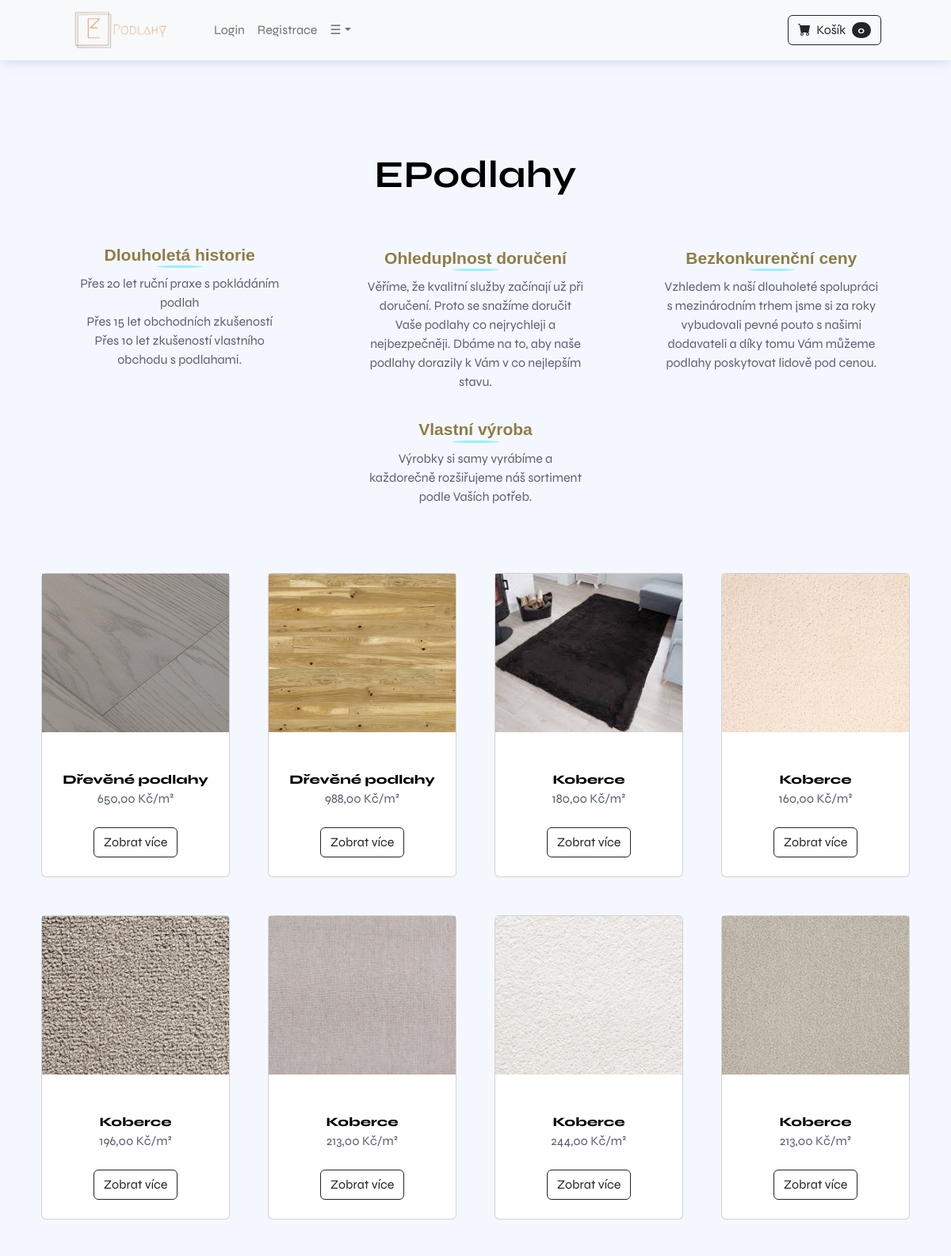
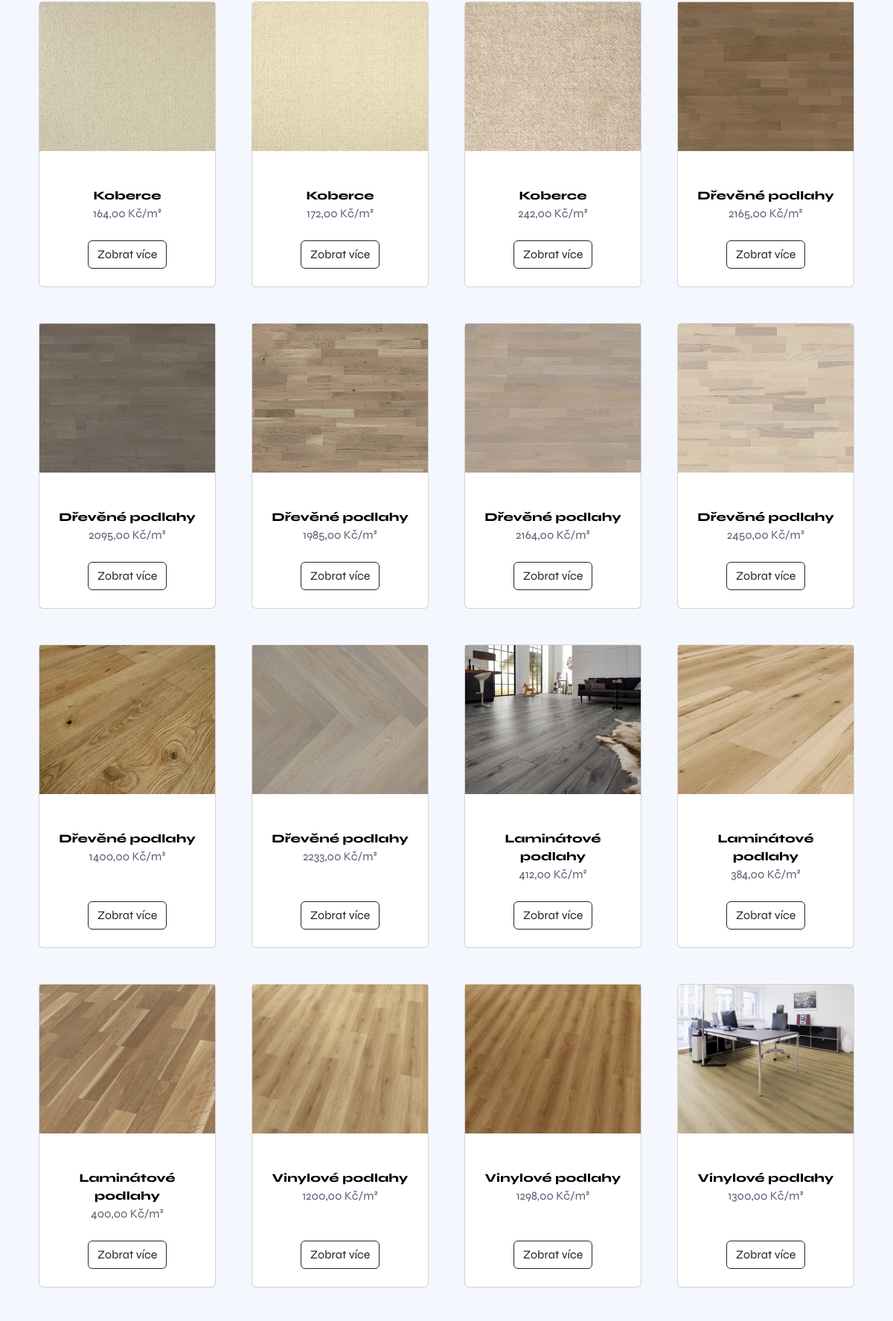
Page /cs/ (upper part) on the earlier database version (2 pictures, top to bottom).
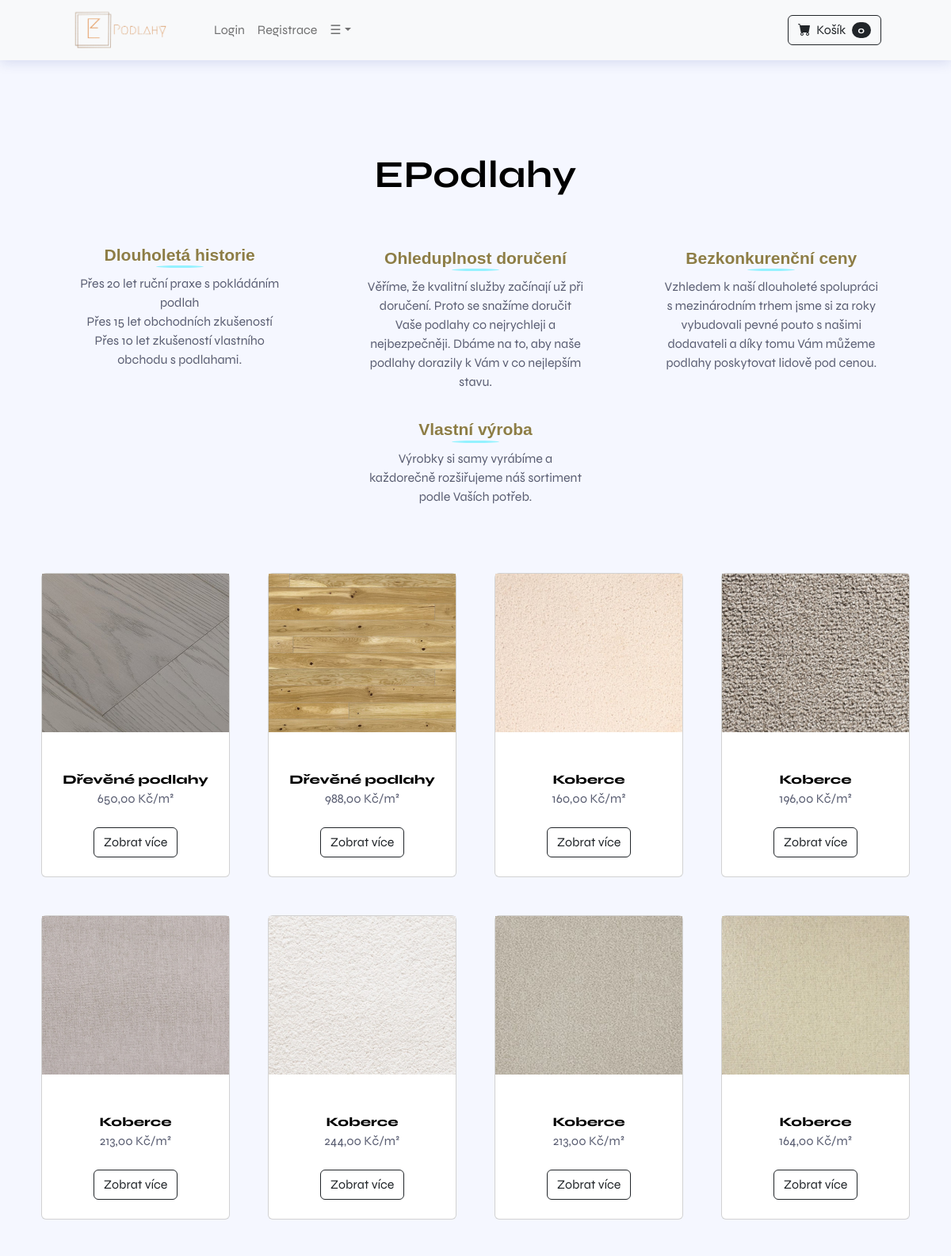
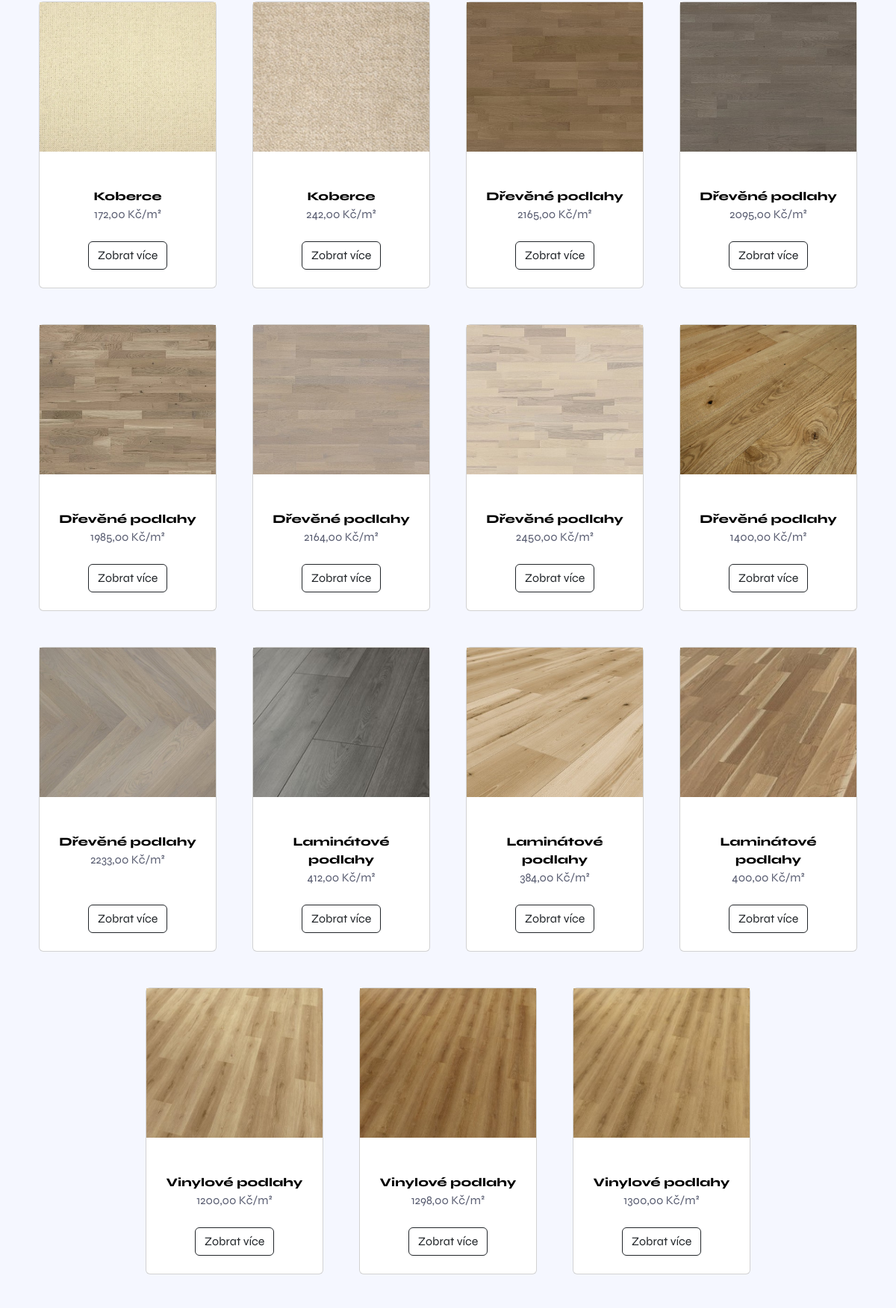
Same page on the later database version (2 pictures, top to bottom).
### Eshop/models.py (models this page shows, shortened)
class Produkt(models.Model):
    BARVA_CHOICES = [
        ('', ''),
        ('černá', 'Černá'),
        ('světlá', 'Světlá'),
        ('hnědá', 'Hnědá'),
        ('šedá', 'Šedá'),
        ('světle šedá', 'Světle šedá'),
        ('tmavě šedá', 'Tmavě šedá'),
        ('béžová', 'Béžová'),
        ('světle béžová', 'Světle béžová'),
        ('akátová', 'Akátová'),
    ]
    MATERIAL_CHOICES = [
        (' ', ' '),
        ('dub', 'Dub'),
        ('buk', 'Buk'),
        ('smrk', 'Smrk'),
        ('javor', 'Javor'),
        ('bříza', 'Bříza'),
        ('jedle', 'Jedle'),
        ('borovice', 'Borovice'),
        ('akát', 'Akát'),
        ('mahagon', 'Mahagon'),
        ('bambus', 'Bambus'),
        ('jasan', 'Jasan'),
    ]
    brand = models.ManyToManyField(Brand, verbose_name='Název produktu', help_text='Brand = název produktu')
    kategorie = models.ForeignKey(Kategorie, on_delete=models.CASCADE, default=1, verbose_name='Kategorie produktu',
                                  help_text='Vyberte kategorii produktu')
    barva = models.CharField(max_length=50, verbose_name='Barva', choices=BARVA_CHOICES, blank='True')
    material = models.CharField(max_length=50, verbose_name='Materiál', choices=MATERIAL_CHOICES,
                                blank='True')
    cena = models.DecimalField(verbose_name='Cena produktu',
                               help_text='Zadejte cenu produktu v Kč/m² - Pouze u podlah| Ostatně Kč/ks',
                               decimal_places=2, max_digits=10)
    popis = models.CharField(max_length=500, default='', blank=True, null=True, verbose_name='Popis produktu',
                             help_text='Zadejte popis produktu - max 500 znaků')
    fotka = models.ImageField(upload_to='fotky/produkty/', verbose_name='Fotka produktu',
                              help_text='Vyberte fotku produktu')
    closeup_fotka = models.ImageField(upload_to='fotky/closeup/', verbose_name='Fotka produktu v bytě',
                                      help_text='Vyberte fotku z dálky', blank=True)
    je_akce = models.BooleanField(default=False, verbose_name='Je produkt v akci',
                                  help_text='Zaškrtněte pokud je produkt v akci')
    akce_cena = models.DecimalField(default=0, decimal_places=2, max_digits=10, verbose_name='Akční cena',
                                    help_text='Zadejte akční cenu produktu v kč/m³')
    class Meta:
        verbose_name = 'Produkt'
        verbose_name_plural = 'Produkty'

class Kategorie(models.Model):
    nazev = models.CharField(max_length=50, verbose_name='Název kategorie', help_text='Vytvořte novou kategorii',
                             unique=True)
    nazev_jednotneCislo = models.CharField(max_length=50, verbose_name='Název kategorie v jednotném čísle', null=True)
    popis = models.TextField(max_length=500, default='', blank=True, null=True, verbose_name='Popis kategorie')
    class Meta:
        verbose_name = 'Kategorie'
        verbose_name_plural = 'Kategorie'
    def __str__(self):
        return self.nazev

### Eshop/views.py (the view)
# urls.py: path('cs/', views.home, name='hlavni_stranka'),
def home(request):
    produkty = Produkt.objects.all()
    return render(request, 'hlavni/home.html', {'produkty': produkty})

### Eshop/templates/hlavni/home.html (shortened to what this page needs)
{% extends 'hlavni/base.html' %}
{% block content %}
    {% include 'doplnky/header.html' %}
            <div class="container mt-3">
                <div class="row gx-4 gx-lg-5 row-cols-2 row-cols-md-3 row-cols-xl-4 justify-content-center">
                    {% for produkt in produkty %}
                        {% if produkt.je_akce == True %}
                            <div class="col mb-5">
                        <div class="card h-100">
                            <div class="badge bg-dark text-white position-absolute" style="top: 0.5rem; right: 0.5rem">
                                Prodej
                            </div>
                            <img class="card-img-top" src="{{ produkt.fotka.url }}" alt="..." />
                            <div class="card-body p-4">
                                <div class="text-center">
                                    <h5 class="fw-bolder">{{ produkt.nazev }}</h5>
                                    <div class="d-flex justify-content-center small text-warning mb-2">
                                        <div class="bi-star-fill"></div>
                                        &nbsp;&nbsp;Sklad&nbsp;&nbsp;
                                        <div class="bi-star-fill"></div>
                                    </div>
                                    <strike>${{ produkt.cena }}</strike>
                                    ${{ produkt.akce_cena }}
                                    <br/>
                                    {{ produkt.popis }}
                                </div>
                            </div>
                            <div class="card-footer p-4 pt-0 border-top-0 bg-transparent">
                                <div class="text-center"><a class="btn btn-outline-dark mt-auto" href="{% url 'detail_podlahy' produkt.id%}">Zobrat více</a></div>
                            </div>
                        </div>
                    </div>
                        {% else %}
                    <div class="col mb-5">
                        <div class="card h-100">
                                <div class="product-image-container">
                                    <img class="product-image original" src="{{ produkt.fotka.url }}" alt="{{ produkt.nazev }}" />
                                </div>
                            <div class="card-body p-4">
                                <div class="text-center">
                                    <br>
                                    <a class="aer" href="{% url 'kategorie_podlahy' produkt.kategorie %}">{{ produkt.kategorie }}<br></a>
                                    {{ produkt.cena }} Kč/m²
                                    <br/>
                                </div>
                            </div>
                            <div class="card-footer p-4 pt-0 border-top-0 bg-transparent">
                                <div class="text-center"><a class="btn btn-outline-dark mt-auto" href="{% url 'detail_podlahy' produkt.id%}">Zobrat více</a></div>
                            </div>
                        </div>
                    </div>
                        {% endif %}
                    {% endfor %}
                </div>
            </div>
{% endblock %}

Differences in the rows shown:
removed Produkt: fotka (picture), kategorie "Koberce", cena "180,00"
changed Produkt (number 18 of 23 on the later page): fotka: a different picture
changed Produkt (number 23 of 23 on the later page): fotka: a different picture
